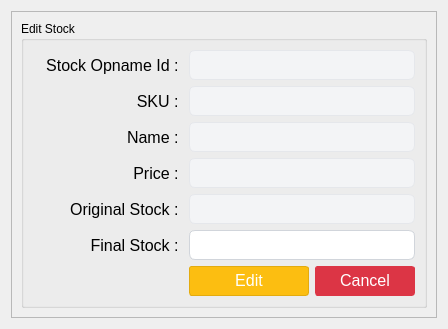
<?xml version="1.0" encoding="UTF-8"?>
<ui version="4.0">
 <class>Form</class>
 <widget class="QWidget" name="Form">
  <property name="geometry">
   <rect>
    <x>0</x>
    <y>0</y>
    <width>448</width>
    <height>323</height>
   </rect>
  </property>
  <property name="windowTitle">
   <string>Edit Stock Opname Dialog</string>
  </property>
  <property name="styleSheet">
   <string notr="true">QLineEdit{
	border: 1px solid #d1d5db;      /* Light gray border */
    border-radius: 6px;             /* Rounded corners */
    outline: none;                  /* Remove default outline */
    color: #333;                    /* Text color */
    background-color: #fff;       /* Light gray background */
    
}

QLineEdit:focus {
    border: 1px solid #93c5fd;       /* Blue border on focus */
    background-color: #ffffff;       /* White background when focused */
}

QLineEdit:disabled {
    border: 1px solid #e5e7eb;      /* Lighter border when disabled */
    background-color: #f3f4f6;      /* Light gray background when disabled */
    color: #9ca3af;                 /* Lighter text color when disabled */
}

/* QComboBox Styling - Improved with clearer state indicators */
QComboBox {
    border: 1px solid #d1d5db;      /* Light gray border */
    border-radius: 6px;             /* Rounded corners */
    padding: 6px 12px 6px 10px;     /* Add some padding */
    min-height: 20px;               /* Minimum height */
    color: #333;                    /* Text color */
    background-color: #fff;         /* White background */
    selection-background-color: #93c5fd; /* Light blue selection */
    font-size: 14px;                /* Consistent font size */
    min-width: 6em;                 /* Minimum width */
}

QComboBox:hover:!disabled {
    border-color: #93c5fd;          /* Light blue border on hover when enabled */
    background-color: #f0f7ff;      /* Very light blue background on hover */
}

QComboBox:focus {
    border: 2px solid #3b82f6;      /* Thicker, darker blue border on focus */
    background-color: #ffffff;      /* Pure white background when focused */
}

QComboBox:disabled {
    border: 1px solid #d9dce0;      /* Very light gray border when disabled */
    background-color: #f3f4f6;      /* Light gray background when disabled */
    color: #9ca3af;                 /* Lighter text color when disabled */
}

QComboBox::drop-down {
    subcontrol-origin: padding;
    subcontrol-position: center right;
    width: 20px;
    border: none;                   /* Remove border for cleaner look */
    margin-right: 5px;              /* Add some margin */
}

/* If you don't have an icon, use this instead: */
QComboBox::down-arrow {
    width: 0;
    height: 0;
    border-left: 5px solid transparent;
    border-right: 5px solid transparent;
    border-top: 5px solid #666;     /* Arrow color */
    margin-right: 5px;
}

QComboBox::down-arrow:disabled {
    border-top: 5px solid #b0b0b0;  /* Lighter arrow color when disabled */
}

QComboBox:disabled {
    color: #9ca3af;                 /* Lighter text when disabled */
    background-color: #f3f4f6;      /* Light gray background */
    border-color: #e5e7eb;          /* Lighter border */
}

/* Add a visual indicator for disabled state */
QComboBox:disabled {
    color: #9ca3af;
    background-color: #f3f4f6;
    border: 1px solid #e5e7eb;
    padding-right: 25px;            /* Make room for the lock icon */
}

/* If you don't have a lock icon, use a pattern instead */
QComboBox:disabled {
    background-image: repeating-linear-gradient(
        45deg,
        transparent,
        transparent 5px,
        rgba(200, 200, 200, 0.1) 5px,
        rgba(200, 200, 200, 0.1) 10px
    );
}

QComboBox QAbstractItemView {
    border: 1px solid #d1d5db;
    border-radius: 0px 0px 6px 6px;
    background-color: white;
    selection-background-color: #3b82f6;  /* Darker blue for better contrast */
    selection-color: white;               /* White text on selection */
    outline: none;
    padding: 5px;
}

QComboBox QAbstractItemView::item {
    min-height: 25px;               /* Taller items for better clickability */
    padding: 5px;                   /* Padding inside items */
}

QComboBox QAbstractItemView::item:hover {
    background-color: #e5f0ff;      /* Light blue on hover */
    color: #333;
}

/* QTextEdit Styling - Similar to QLineEdit */
QTextEdit {
    border: 1px solid #d1d5db;      /* Light gray border */
    border-radius: 6px;             /* Rounded corners */
    outline: none;                  /* Remove default outline */
    color: #333;                    /* Text color */
    background-color: #fff;         /* White background */
    padding: 6px 10px;              /* Add some padding for better text display */
    selection-background-color: #93c5fd; /* Light blue selection */
}

QTextEdit:focus {
    border: 1px solid #93c5fd;      /* Blue border on focus */
    background-color: #ffffff;      /* White background when focused */
}

QTextEdit:disabled {
    border: 1px solid #e5e7eb;      /* Lighter border when disabled */
    background-color: #f3f4f6;      /* Light gray background when disabled */
    color: #9ca3af;                 /* Lighter text color when disabled */
}


/* QDateEdit Styling */
QDateEdit {
    border: 1px solid #d1d5db;
    border-radius: 6px;
    padding: 6px 10px;
    min-height: 20px;
    color: #333;
    background-color: #fff;
    font-size: 14px;
}

QDateEdit:hover:!disabled {
    border-color: #93c5fd;
    background-color: #f0f7ff;
}

QDateEdit:focus {
    border: 2px solid #3b82f6;
    background-color: #ffffff;
}

QDateEdit:disabled {
    color: #9ca3af;
    background-color: #f3f4f6;
    border: 1px dashed #c0c0c0;
}

QDateEdit::drop-down {
    subcontrol-origin: padding;
    subcontrol-position: center right;
    width: 20px;
    border: none;
    margin-right: 5px;
}

QDateEdit::down-arrow {
    width: 0;
    height: 0;
    border-left: 5px solid transparent;
    border-right: 5px solid transparent;
    border-top: 5px solid #666;
    margin-right: 5px;
}

QDateEdit::down-arrow:disabled {
    border-top: 5px solid #b0b0b0;
}

/* Calendar popup styling */
QCalendarWidget {
    background-color: white;
    border: 1px solid #d1d5db;
}

QCalendarWidget QToolButton {
    color: #333;
    background-color: transparent;
    border: 1px solid transparent;
    border-radius: 4px;
    padding: 4px;
}

QCalendarWidget QToolButton:hover {
    background-color: #f0f7ff;
    border: 1px solid #93c5fd;
}

QCalendarWidget QMenu {
    background-color: white;
    border: 1px solid #d1d5db;
    padding: 5px;
}

QCalendarWidget QSpinBox {
    border: 1px solid #d1d5db;
    border-radius: 4px;
    padding: 3px;
    background-color: white;
}

QCalendarWidget QAbstractItemView:enabled {
    background-color: white;
    color: #333;
    selection-background-color: #3b82f6;
    selection-color: white;
}

QCalendarWidget QAbstractItemView:disabled {
    color: #9ca3af;
}

QCalendarWidget QWidget#qt_calendar_navigationbar {
    background-color: #f1f5f9;
    border-bottom: 1px solid #d1d5db;
    padding: 4px;
}

QPushButton {
    text-align: center;
    white-space: nowrap;
    vertical-align: middle;
    border: 1px solid transparent;
    line-height: 1.5;
    border-radius: 3px;
    margin: 0.25rem;
	opacity: 0.55;
	padding-bottom: 2px;

}
</string>
  </property>
  <layout class="QGridLayout" name="gridLayout_3">
   <item row="0" column="0">
    <widget class="QFrame" name="frame">
     <property name="frameShape">
      <enum>QFrame::StyledPanel</enum>
     </property>
     <property name="frameShadow">
      <enum>QFrame::Raised</enum>
     </property>
     <layout class="QGridLayout" name="gridLayout_2">
      <item row="0" column="0">
       <widget class="QGroupBox" name="groupBox">
        <property name="title">
         <string>Edit Stock</string>
        </property>
        <layout class="QGridLayout" name="gridLayout">
         <item row="0" column="0">
          <layout class="QVBoxLayout" name="verticalLayout">
           <item>
            <layout class="QFormLayout" name="formLayout_2">
             <item row="1" column="0">
              <widget class="QLabel" name="sku_stock_opname_label">
               <property name="minimumSize">
                <size>
                 <width>150</width>
                 <height>30</height>
                </size>
               </property>
               <property name="font">
                <font>
                 <pointsize>12</pointsize>
                </font>
               </property>
               <property name="text">
                <string>SKU : </string>
               </property>
               <property name="alignment">
                <set>Qt::AlignRight|Qt::AlignTrailing|Qt::AlignVCenter</set>
               </property>
              </widget>
             </item>
             <item row="1" column="1">
              <widget class="QLineEdit" name="sku_stock_opname_input">
               <property name="enabled">
                <bool>false</bool>
               </property>
               <property name="minimumSize">
                <size>
                 <width>0</width>
                 <height>30</height>
                </size>
               </property>
               <property name="font">
                <font>
                 <pointsize>12</pointsize>
                </font>
               </property>
              </widget>
             </item>
             <item row="2" column="0">
              <widget class="QLabel" name="product_name_stock_opname_label">
               <property name="minimumSize">
                <size>
                 <width>150</width>
                 <height>30</height>
                </size>
               </property>
               <property name="font">
                <font>
                 <pointsize>12</pointsize>
                </font>
               </property>
               <property name="text">
                <string>Name : </string>
               </property>
               <property name="alignment">
                <set>Qt::AlignRight|Qt::AlignTrailing|Qt::AlignVCenter</set>
               </property>
              </widget>
             </item>
             <item row="2" column="1">
              <widget class="QLineEdit" name="product_name_stock_opname_input">
               <property name="enabled">
                <bool>false</bool>
               </property>
               <property name="minimumSize">
                <size>
                 <width>0</width>
                 <height>30</height>
                </size>
               </property>
               <property name="font">
                <font>
                 <pointsize>12</pointsize>
                </font>
               </property>
              </widget>
             </item>
             <item row="3" column="0">
              <widget class="QLabel" name="price_stock_stock_opname_label">
               <property name="minimumSize">
                <size>
                 <width>150</width>
                 <height>30</height>
                </size>
               </property>
               <property name="font">
                <font>
                 <pointsize>12</pointsize>
                </font>
               </property>
               <property name="text">
                <string>Price : </string>
               </property>
               <property name="alignment">
                <set>Qt::AlignRight|Qt::AlignTrailing|Qt::AlignVCenter</set>
               </property>
              </widget>
             </item>
             <item row="3" column="1">
              <widget class="QLineEdit" name="price_stock_opname_input">
               <property name="enabled">
                <bool>false</bool>
               </property>
               <property name="minimumSize">
                <size>
                 <width>0</width>
                 <height>30</height>
                </size>
               </property>
               <property name="font">
                <font>
                 <pointsize>12</pointsize>
                </font>
               </property>
              </widget>
             </item>
             <item row="5" column="0">
              <widget class="QLabel" name="final_stock_stock_opname_label">
               <property name="minimumSize">
                <size>
                 <width>150</width>
                 <height>30</height>
                </size>
               </property>
               <property name="font">
                <font>
                 <pointsize>12</pointsize>
                </font>
               </property>
               <property name="text">
                <string>Final Stock : </string>
               </property>
               <property name="alignment">
                <set>Qt::AlignRight|Qt::AlignTrailing|Qt::AlignVCenter</set>
               </property>
              </widget>
             </item>
             <item row="5" column="1">
              <widget class="QLineEdit" name="final_stock_stock_opname_input">
               <property name="minimumSize">
                <size>
                 <width>0</width>
                 <height>30</height>
                </size>
               </property>
               <property name="font">
                <font>
                 <pointsize>12</pointsize>
                </font>
               </property>
              </widget>
             </item>
             <item row="4" column="0">
              <widget class="QLabel" name="original_stock_stock_opname_label">
               <property name="minimumSize">
                <size>
                 <width>150</width>
                 <height>30</height>
                </size>
               </property>
               <property name="font">
                <font>
                 <pointsize>12</pointsize>
                </font>
               </property>
               <property name="text">
                <string>Original Stock : </string>
               </property>
               <property name="alignment">
                <set>Qt::AlignRight|Qt::AlignTrailing|Qt::AlignVCenter</set>
               </property>
              </widget>
             </item>
             <item row="4" column="1">
              <widget class="QLineEdit" name="original_stock_stock_opname_input">
               <property name="enabled">
                <bool>false</bool>
               </property>
               <property name="minimumSize">
                <size>
                 <width>0</width>
                 <height>30</height>
                </size>
               </property>
               <property name="font">
                <font>
                 <pointsize>12</pointsize>
                </font>
               </property>
              </widget>
             </item>
             <item row="0" column="0">
              <widget class="QLabel" name="stock_opname_id_label">
               <property name="minimumSize">
                <size>
                 <width>150</width>
                 <height>30</height>
                </size>
               </property>
               <property name="font">
                <font>
                 <pointsize>12</pointsize>
                </font>
               </property>
               <property name="text">
                <string>Stock Opname Id : </string>
               </property>
               <property name="alignment">
                <set>Qt::AlignRight|Qt::AlignTrailing|Qt::AlignVCenter</set>
               </property>
              </widget>
             </item>
             <item row="0" column="1">
              <widget class="QLineEdit" name="stock_opname_id_input">
               <property name="enabled">
                <bool>false</bool>
               </property>
               <property name="minimumSize">
                <size>
                 <width>0</width>
                 <height>30</height>
                </size>
               </property>
               <property name="font">
                <font>
                 <pointsize>12</pointsize>
                </font>
               </property>
              </widget>
             </item>
            </layout>
           </item>
           <item>
            <layout class="QHBoxLayout" name="horizontalLayout">
             <item>
              <spacer name="horizontalSpacer_2">
               <property name="orientation">
                <enum>Qt::Horizontal</enum>
               </property>
               <property name="sizeHint" stdset="0">
                <size>
                 <width>40</width>
                 <height>20</height>
                </size>
               </property>
              </spacer>
             </item>
             <item>
              <widget class="QPushButton" name="edit_stock_opname_button">
               <property name="minimumSize">
                <size>
                 <width>120</width>
                 <height>30</height>
                </size>
               </property>
               <property name="font">
                <font>
                 <pointsize>12</pointsize>
                </font>
               </property>
               <property name="styleSheet">
                <string notr="true">QPushButton {
    color: white;
    background-color: #fcbe11;      /* Bright saffron gold - main color */
    border: 1px solid #e3ab0f;      /* Slightly darker border */

}

QPushButton:hover {
    background-color: #e3ab0f;      /* 10% darker than main color */
    border-color: #ca980e;          /* 20% darker than main color */
}

QPushButton:pressed {
    background-color: #ca980e;      /* 20% darker than main color */
    border-color: #b1850c;          /* 30% darker than main color */
}

QPushButton:disabled {
    background-color: #fdcf55;      /* 20% lighter than main color */
    border-color: #fdcf55;          /* Same as background for cleaner disabled look */
    color: rgba(255, 255, 255, 0.7); /* Semi-transparent white */
}</string>
               </property>
               <property name="text">
                <string>Edit</string>
               </property>
               <property name="icon">
                <iconset>
                 <normaloff>../assets/edit.png</normaloff>../assets/edit.png</iconset>
               </property>
               <property name="iconSize">
                <size>
                 <width>14</width>
                 <height>14</height>
                </size>
               </property>
              </widget>
             </item>
             <item>
              <widget class="QPushButton" name="cancel_stock_opname_button">
               <property name="minimumSize">
                <size>
                 <width>100</width>
                 <height>30</height>
                </size>
               </property>
               <property name="font">
                <font>
                 <pointsize>12</pointsize>
                </font>
               </property>
               <property name="styleSheet">
                <string notr="true">QPushButton {
    color: #fff;
    background-color: #dc3545;
    border-color: #dc3545;
}
QPushButton:hover {
    background-color: #bb2d3b;
    border-color: #b02a37;
}</string>
               </property>
               <property name="text">
                <string>Cancel</string>
               </property>
               <property name="icon">
                <iconset>
                 <normaloff>../assets/close.png</normaloff>../assets/close.png</iconset>
               </property>
               <property name="iconSize">
                <size>
                 <width>12</width>
                 <height>12</height>
                </size>
               </property>
              </widget>
             </item>
            </layout>
           </item>
          </layout>
         </item>
        </layout>
       </widget>
      </item>
     </layout>
    </widget>
   </item>
  </layout>
 </widget>
 <resources/>
 <connections/>
</ui>
